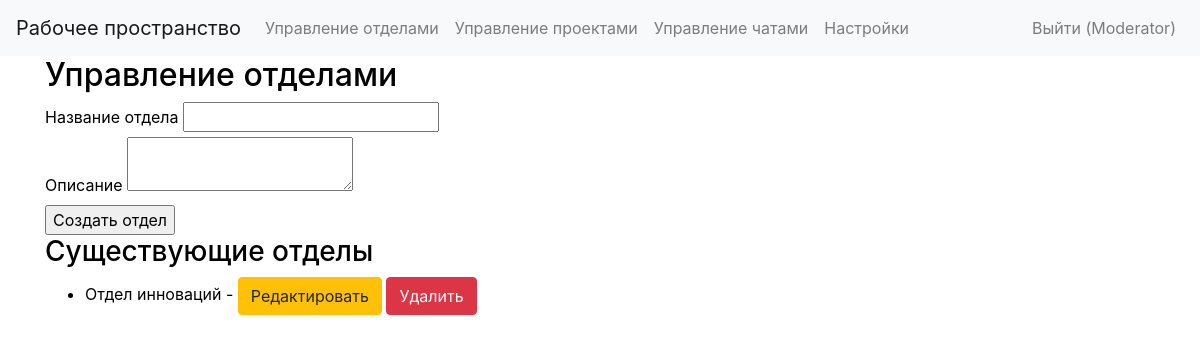
Page /moderator/departments (signed in) on the earlier database version.
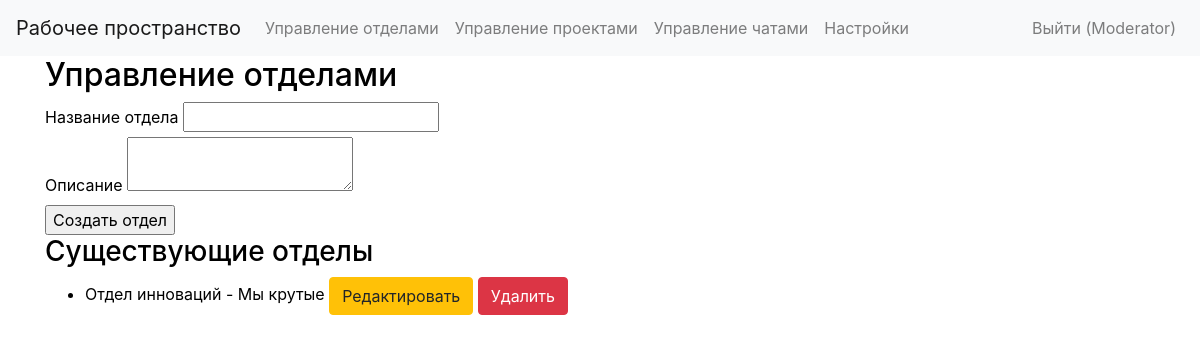
Same page on the later database version.
### app/models.py (models this page shows)
class Department(db.Model):
    id = db.Column(db.Integer, primary_key=True)
    name = db.Column(db.String(100), unique=True)
    description = db.Column(db.Text)

### app/views.py (the view)
@app.route('/moderator/departments', methods=['GET', 'POST'])
@login_required
def manage_departments():
    form = DepartmentForm()
    if form.validate_on_submit():
        department = Department(name=form.name.data, description=form.description.data)
        db.session.add(department)
        db.session.commit()
        flash('Отдел успешно добавлен!')
        return redirect(url_for('manage_departments'))
    departments = Department.query.all()
    return render_template('manage_departments.html', form=form, departments=departments)

### app/forms.py
class DepartmentForm(FlaskForm):
    name = StringField('Название отдела', validators=[DataRequired()])
    description = TextAreaField('Описание')
    submit = SubmitField('Создать отдел')

### app/__init__.py (called while the page is built)
@login_manager.user_loader
def load_user(user_id):
    return models.User.query.get(int(user_id))

### app/templates/manage_departments.html (shortened to what this page needs)
{% extends "moder_base.html" %}
{% block content %}
<h2>Управление отделами</h2>
<form method="POST">
    <div>
        {{ form.name.label }} {{ form.name() }}
    </div>
    <div>
        {{ form.description.label }} {{ form.description() }}
    </div>
    <div>
        {{ form.submit() }}
    </div>
</form>
<h3>Существующие отделы</h3>
<ul>
{% for department in departments %}
   <li>
       {{ department.name }} - {{ department.description }}
       <button type="button" class="btn btn-warning" data-toggle="modal" data-target="#editModal{{ department.id }}">Редактировать</button>
       <form action="{{ url_for('delete_department', id=department.id) }}" method='POST' style='display:inline;'>
    <button type='submit' class='btn btn-danger'>Удалить</button>
       </form>
   </li>
{% endfor %}
</ul>
{% endblock %}

Differences in the rows shown:
changed Department "Отдел инноваций": description (not shown) → "Мы крутые"
